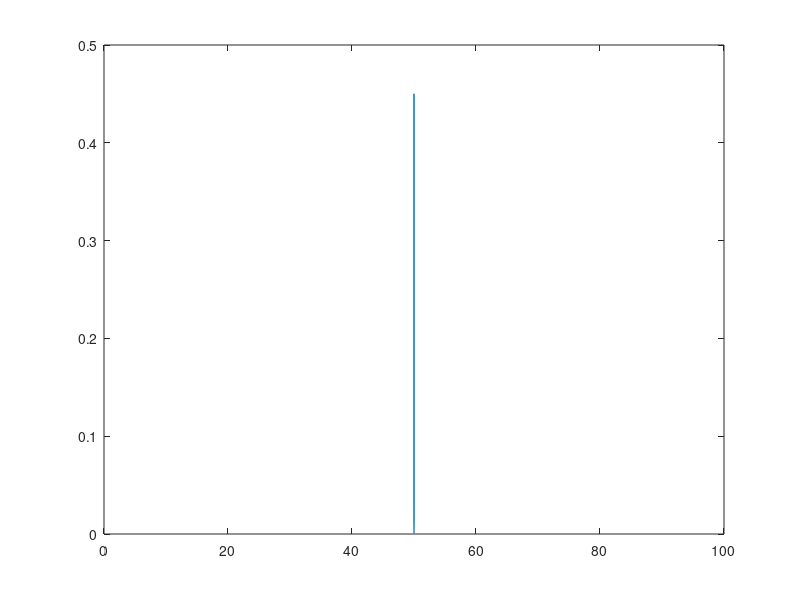

The MATLAB script that drew this image:
fs=200;
t=[0:1/fs:10000];
Namostras=length(t);
y=cos(2*pi*50*t);
y_fft=abs(fft(y)/Namostras);
f=fs*(0:(Namostras/2-1))/Namostras;
plot(f,y_fft(1:(Namostras/2)));
